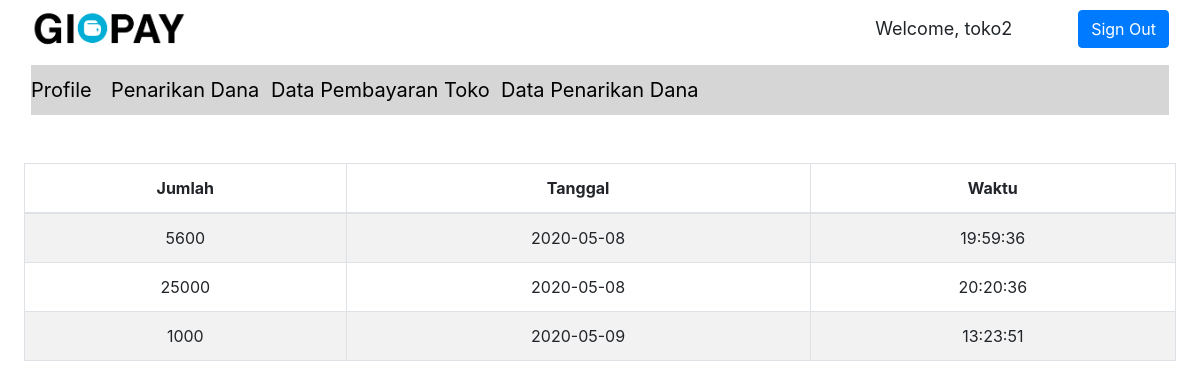
The page /dataPembT.php (signed in) on the database its author committed.
### tables this page shows
CREATE TABLE `historytransaksi` (
  `idUser` int(11) NOT NULL,
  `idToko` int(11) NOT NULL,
  `jumlah` float NOT NULL,
  `tanggal` date NOT NULL,
  `waktu` time NOT NULL
);

### server.php (called while the page is built, shortened)
<?php
    require_once "mysqlDB.php";
function getTransToko($uname){
    $db = new MySQLDB('localhost', 'root', '', 'gipay');
    $username = $uname;
    $username = $db->escapeString($username);
    $query = "SELECT idUser FROM pemiliktoko WHERE username=";
    $query .= "'".$username."'";
    $query_result = $db->executeSelectQuery($query);
    $idUser = $query_result[0][0];
    $query2 = "SELECT jumlah, tanggal, waktu FROM historytransaksi WHERE idToko = $idUser";
    $res = $db->executeSelectQuery($query2);
    return $res;
}
?>

### mysqlDB.php (called while the page is built, shortened)
<?php
class MySQLDB{
	protected $servername;
	protected $username;
	protected $password;
	protected $dbname;
	protected $db_connection;
	public function __construct($servername,$username,$password,$dbname){
		$this->servername=$servername;
		$this->username=$username;
		$this->password=$password;
		$this->dbname=$dbname;
	}
	public function openConnection(){
		$this->db_connection=new mysqli($this->servername,$this->username,$this->password,$this->dbname);
	}
	public function executeSelectQuery($sql){
		$query_result=$this->db_connection->query($sql);
		$result=[];
		if($query_result!=[]){
			if($query_result->num_rows > 0){
				while ($row=$query_result->fetch_row()) {
					$result[] = $row;
				}
			}
		}
		return $result;
	}
	public function escapeString($input){
		$res = $this->db_connection->real_escape_string($input);
		return $res;
	}
}
?>

### dataPembT.php (the view, shortened to what this page needs)
<?php
    include "server.php";
?>
<!DOCTYPE html>
<html>
<head>
    <link rel="stylesheet" href="assets/bootstrap/css/bootstrap.min.css">
    <link rel="stylesheet" href="assets/css/Data-Table-1.css">
    <link rel="stylesheet" href="assets/css/Data-Table.css">
    <link rel="stylesheet" href="assets/css/Header-Blue.css">
    <link rel="stylesheet" href="https://cdn.datatables.net/1.10.15/css/dataTables.bootstrap.min.css">
    <link rel="stylesheet" href="assets/css/Google-Style-Login.css">
    <link rel="stylesheet" href="assets/css/LinkedIn-like-Profile-Box.css">
    <link rel="stylesheet" href="assets/css/Pretty-Registration-Form.css">
    <link rel="stylesheet" href="assets/css/styles.css">
    <link rel="stylesheet" href="assets/css/Table-With-Search-1.css">
    <link rel="stylesheet" href="assets/css/Table-With-Search.css">
    <link rel="stylesheet" href="assets/css/Team-Boxed.css">
</head>
<body>
    <nav class="navbar navbar-light navbar-expand-md" style="background-color: #ffffff;">
        <div class="container-fluid"><img src="assets/img/Gipay.png" style="height: 40px;">
            <input class="form-control-plaintext" type="text" value="Welcome, <?php echo $_SESSION['username']; ?>" readonly="" style="width: 205px;font-size: 18px;"><a href="dataPembT.php?logout='1'" class="btn btn-primary" role="button">Sign Out</a></div>
    </nav>
    <nav class="navbar navbar-light navbar-expand-md">
        <div class="container-fluid"><button data-toggle="collapse" class="navbar-toggler" data-target="#navcol-2"><span class="sr-only">Toggle navigation</span><span class="navbar-toggler-icon"></span></button>
            <div class="collapse navbar-collapse" id="navcol-2" style="background-color: #d7d6d6;font-size: 20px;height: 50px;color: rgb(0,0,0);">
                <a href="profToko.php" style="color: rgb(0,0,0);width: 80px;">Profile</a><a href="penarikanToko.php" style="color: rgb(0,0,0);width: 160px;">Penarikan Dana</a><a href="dataPembT.php" style="color: rgb(0,0,0);width: 230px;">Data Pembayaran Toko</a><a href="dataPenT.php"
                    style="color: rgb(0,0,0);width: 230px;">Data Penarikan Dana</a></div>
        </div>
    </nav>
    <div>
        <div class="container">
            <div class="row">
                <div class="col-md-12" style="height: 40px;background-color: #ffffff;"></div>
            </div>
        </div>
    </div><table id="example" class="table table-striped table-bordered" cellspacing="0" width="100px">
        <thead>
            <tr>
                <th style="text-align:center;">Jumlah</th>
                <th style="text-align:center;">Tanggal</th>
                <th style="text-align:center;">Waktu</th>
            </tr>
        </thead>
        <tbody>
            <?php
            $username = $_SESSION['username'];
            $result = getTransToko($username);
            foreach($result as $row) {
                echo '<tr>';
                foreach($row as $cell){
                    echo('<td>' . $cell . '</td>');
                }
                echo '</tr>';
			}
            ?>
        </tbody>
    </table>
</body>
</html>

### assets/css/Data-Table-1.css (style rules this page uses)
#example { margin-bottom: 0; }

### assets/css/Data-Table.css (style rules this page uses)
#example { margin-bottom: 0; }
#example { width: 96%; text-align: center; margin: auto; }

### assets/css/styles.css (style rules this page uses)
.col-md-12 { text-align: center; }

### rows shown on the page
historytransaksi: jumlah "5600", tanggal "2020-05-08", waktu "19:59:36"
historytransaksi: jumlah "25000", tanggal "2020-05-08", waktu "20:20:36"
historytransaksi: jumlah "1000", tanggal "2020-05-09", waktu "13:23:51"
